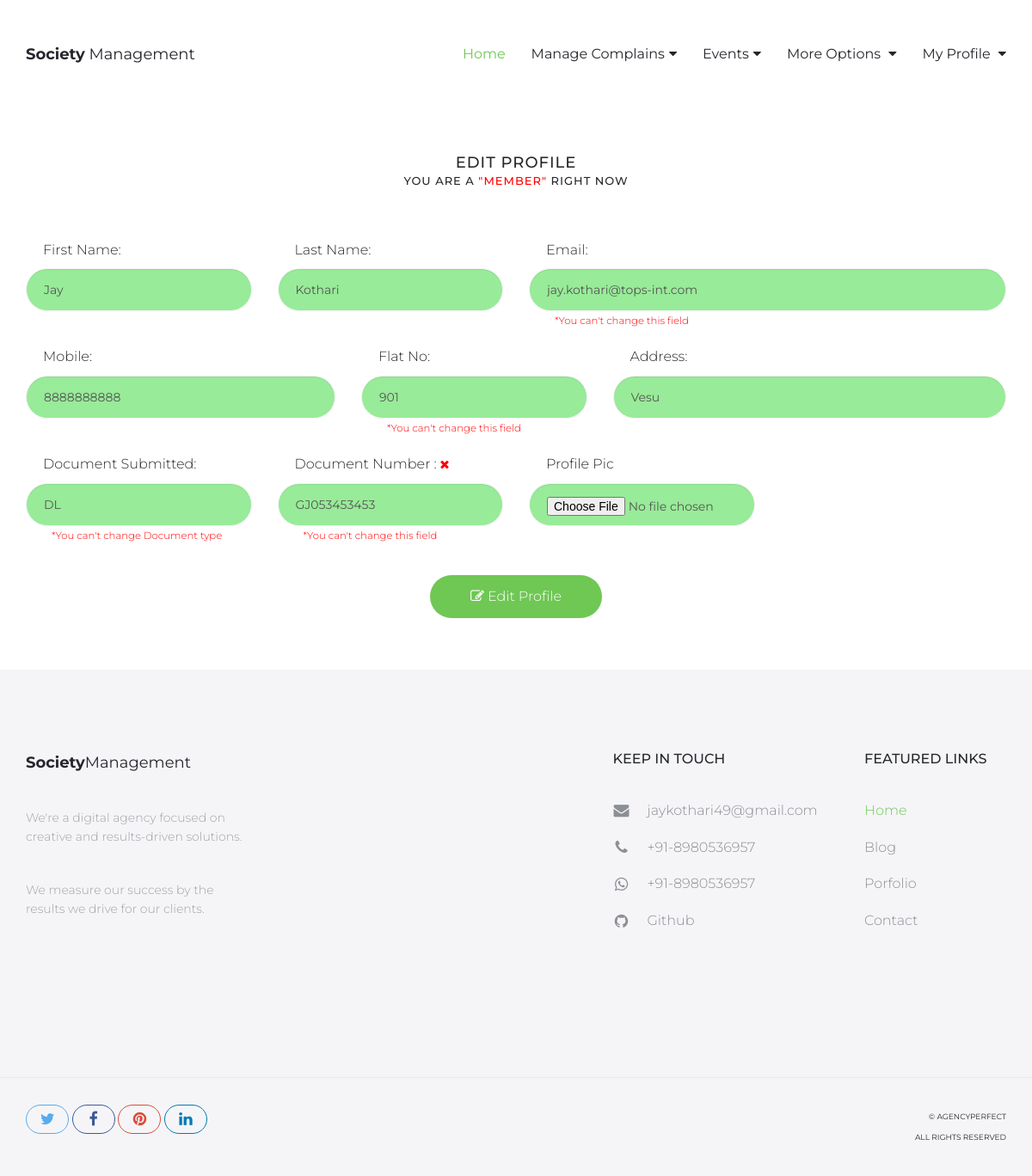
Page /member-profile/ (signed in) on the committed database.
### MemberApp/models.py (models this page shows, shortened)
class Member(models.Model):
    doc_choice = (
        ('Aadhar','Aadhar'),
        ('PAN','PAN'),
        ('DL','DL'),
        ('Other','Other'),
    )
    uid = models.ForeignKey(SecUser,on_delete=models.CASCADE,null=True)
    fname = models.CharField(max_length=20)
    lname = models.CharField(max_length=20)
    email = models.EmailField(unique=True)
    mobile = models.CharField(max_length=15)
    doc = models.CharField(max_length=30,choices=doc_choice)
    doc_number = models.CharField(max_length=20)
    flat_no = models.CharField(max_length=10)
    address = models.TextField()
    password = models.CharField(max_length=20)
    pic = models.FileField(upload_to='member',default='avatar.png')
    verify = models.BooleanField(default=False)
    role = models.CharField(max_length=20,default='member')
    created_at = models.DateTimeField(auto_now_add=True)

### MemberApp/views.py (the view, shortened to what this page needs)
# urls.py: path('member-profile/',views.profile,name='member-profile'),
def profile(request):
    mem = Member.objects.get(email=request.session['memail'])
    return render(request,'member-profile.html',{'member':mem})

### MemberApp/templates/member-profile.html (shortened to what this page needs)
{% extends 'member-header.html' %}
{% load static %}
{% block content %}
<br><br><br><br><br>
<main id="main" class="site-main">
    <section class="site-section subpage-site-section section-contact-us">
        <div class="container">
            <div class="row">
                <div class="col-sm-12">
                    <div style="align-items: center;">
                        <h2 style="text-align: center;">Edit Profile <br><span style="font-size: small;">You are a <span style="color: red;">"{{member.role}}"</span>  right now</span> </h2>
                    </div>
                    <form action="{% url 'member-profile' %}" method="POST" enctype="multipart/form-data">
                        <div class="row">
                            <div class="col-sm-3">
                                <div class="form-group">
                                  <label for="name">First Name:</label>
                                  <input type="text" name="fname" value="{{member.fname}}" style="background-color: rgb(152, 235, 152);" placeholder="Enter Your First Name..." class="form-control" id="fname">
                                </div>
                            </div>
                            <div class="col-sm-3">
                                <div class="form-group">
                                  <label for="email">Last Name:</label>
                                  <input type="text" name="lname" value="{{member.lname}}" placeholder="Enter Your Last Name..." style="background-color: rgb(152, 235, 152);" class="form-control" id="">
                                </div>
                            </div>
                            <div class="col-sm-6">
                                <div class="form-group">
                                  <label for="name">Email:</label>
                                  <input type="email" disabled value="{{member.email}}" placeholder="Enter Your Email..." style="background-color: rgb(152, 235, 152);" class="form-control" id="fname">
                                  <p style="color: red; font-size: smaller; margin-left: 30px;">*You can't change this field</p>
                                </div>
                            </div>
                        </div><br>
                        <div class="row">
                            <div class="col-sm-4">
                                <div class="form-group">
                                  <label for="email">Mobile:</label>
                                  <input type="text" name="mobile" value="{{member.mobile}}" placeholder="Enter Your Mobile..." style="background-color: rgb(152, 235, 152);" class="form-control" id="">
                                </div>
                            </div>
                            <div class="col-sm-3">
                                <div class="form-group">
                                  <label for="name">Flat No:</label>
                                  <input type="text" value="{{member.flat_no}}" disabled style="background-color: rgb(152, 235, 152);" placeholder="Enter Your Flat Number..." class="form-control" id="fname">
                                  <p style="color: red; font-size: smaller; margin-left: 30px;">*You can't change this field</p>
                                </div>
                            </div>
                            <div class="col-sm-5">
                                <div class="form-group">
                                  <label for="email">Address:</label>
                                  <input type="text" name="address" value="{{member.address}}" placeholder="Enter Your Address..." style="background-color: rgb(152, 235, 152);" class="form-control" id="">
                                </div>
                            </div>
                        </div><br>
                        <div class="row">
                            <div class="col-sm-3">
                                <div class="form-group">
                                  <label for="email">Document Submitted:</label>
                                  <input type="text" disabled placeholder="Enter Your Mobile..." value="{{member.doc}}" style="background-color: rgb(152, 235, 152);" class="form-control" id="">
                                  <p style="color: red; font-size: smaller; margin-left: 30px;">*You can't change Document type</p>
                                </div>
                            </div>
                            <div class="col-sm-3">
                                <div class="form-group">
                                  <label for="name">Document Number : </label><span>{% if member.verify %} <i class="fa fa-check" style="color: green"></i> {% else %} <i class="fa fa-close" style="color: red;"></i> {% endif %} </span>
                                  <input type="text" disabled value="{{member.doc_number}}" style="background-color: rgb(152, 235, 152);" placeholder="Enter Your Flat Number..." class="form-control" id="fname">
                                  <p style="color: red; font-size: smaller; margin-left: 30px;">*You can't change this field</p>
                                </div>
                            </div>
                            <div class="col-sm-3">
                                <div class="form-group">
                                  <label for="email">Profile Pic</label>
                                  <input type="file" name="pic" placeholder="Enter Your Address..." style="background-color: rgb(152, 235, 152);" class="form-control" id="">
                                </div>
                            </div>
                        </div>
                        <div class="text-center">
                            <button class="btn btn-green" type="submit"><i class="fa fa-edit"></i> Edit Profile </button>
                        </div>
                    </form>
                </div>
            </div>
        </div>
    </section>
</main>
{% endblock %}

### MemberApp/static/mem/assets/css/style.css (style rules this page uses)
p { margin-bottom: 0; font-size: 14px; font-weight: 300; color: #9fa3a7; line-height: 22px; }
h2 { font-size: 42px; }
h1,h2,h3,h4,h5 { color: #26292c; }
.btn { line-height: 50px; min-width: 200px; font-size: 16px; font-weight: 300; border: 0; border-radius: 50px; color: #26272d; background-color: #fff; padding: 0; transition: color 0.25s ease-in-out, background-color 0.25s ease-in-out; -moz-transition: color 0.25s ease-in-out, background-color 0.25s ease-in-out; -webkit-transition: color 0.25s ease-in-out, background-color 0.25s ease-in-out; -o-transition: color 0.25s ease-in-out, background-color 0.25s ease-in-out; -ms-transition: color 0.25s ease-in-out, background-color 0.25s ease-in-out; }
.btn-green { background-color: #6fc754; color: #fff; }
.form-group { position: relative; margin: 0 auto; width: 100%; }
.form-control { border-radius: 25px; height: 50px; padding: 15px 20px; border-color: #f5f5f8; }
html, body { width: 100%; height: 100%; margin: 0; padding: 0; font-family: 'Montserrat', sans-serif; color: #26272d; }
.site-section { padding: 100px 0 140px; }
.subpage-site-section { padding: 60px 0; }
.section-contact-us h2 { font-size: 18px; text-transform: uppercase; padding-bottom: 50px; letter-spacing: 1px; }
.section-contact-us .form-group label, .contact-info h3 { margin: 0 0 10px 20px; color: #26292c; font-size: 16px; font-weight: 300; }
.section-contact-us .btn { margin-top: 35px; }

### rows in the picture
Member: role "MEMBER", fname "Jay", lname "Kothari", email "jay.kothari@tops-int.com", mobile "8888888888", flat_no "901", address "Vesu", doc "DL", doc_number "GJ053453453"
